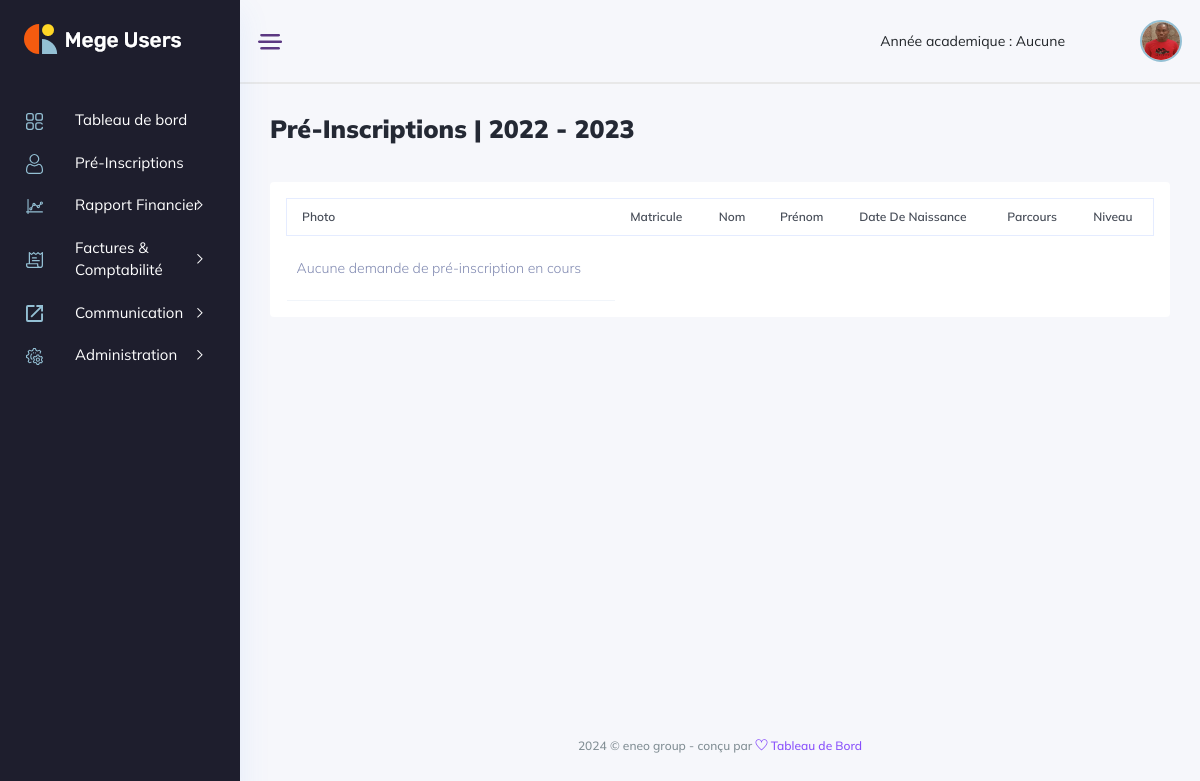
/accountnant-dashboard/gestion_universite/demande-de-préinscription/ (signed in), run on an earlier commit of the app's database.
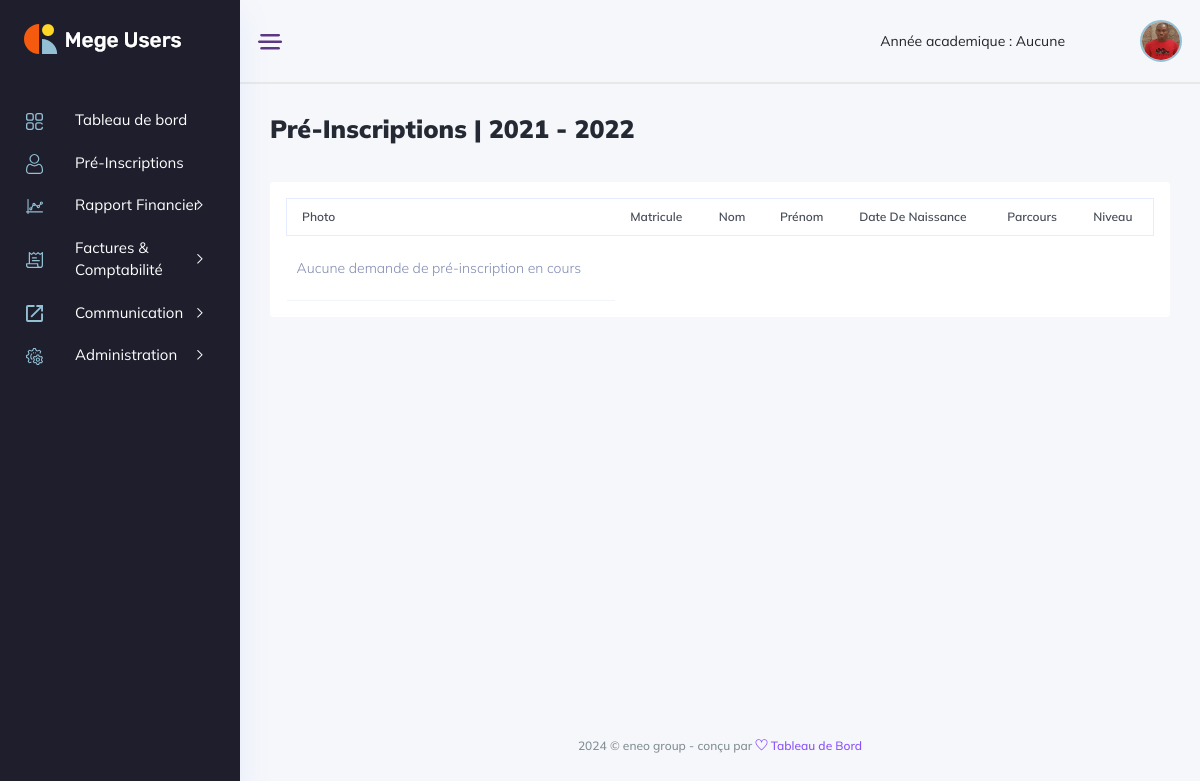
And on a later commit of the database.
### backend/models/gestion_ecole.py (models this page shows, shortened)
class AcademicYear(models.Model):
    label = models.CharField(max_length=50)
    start_date = models.DateField(blank=True, null=True)
    end_date = models.DateField(blank=True, null=True)
    status = models.BooleanField(default=True)
    school = models.ForeignKey(Etablishment, on_delete=models.CASCADE, null=True)
    created_at = models.DateTimeField(auto_now_add=True)
    updated_at = models.DateTimeField(auto_now=True)

### accountant_dashboard/views/home_view.py (called while the page is built)
    def dispatch(self,request, *args, **kwargs):
        if not request.user.is_authenticated:
            return redirect('backend:login')
        if not request.user.is_accountant:
            return redirect('backend:logout')
        try:
            active_year = AcademicYear.objects.get(status=True, school=request.user.school)
        except AcademicYear.DoesNotExist:
            return redirect('accountant_dashboard:no_year')
        return super().dispatch(request, *args, **kwargs)

    def get(self, request, *args, **kwargs):
        try:
            academic_year = AcademicYear.objects.get(status=True, school=request.user.school)
            students = StudentCareer.objects.filter(academic_year=academic_year, is_registered=False).order_by('-created_at')
            context = {'student_careers':students, 'year':academic_year}
            return render(request, template_name=self.template, context=context)
        except AcademicYear.DoesNotExist:
           return render(request, template_name=self.template)

### accountant_dashboard/templates/accountant_dashboard/communication/pre-inscription.html (shortened to what the changed rows need)
{% extends '../base.html' %}
{% load static %}
{% block content %}
<div class="main_content_iner overly_inner ">
    <div class="container-fluid p-0 ">
        <div class="row">
            <div class="col-12">
                <div class="page_title_box d-flex flex-wrap align-items-center justify-content-between">
                    <div class="page_title_left d-flex align-items-center">
                        <h3 class="f_s_25 f_w_700 dark_text mr_30">Pré-Inscriptions | {{year.label}} </h3>
                    </div>
                </div>
            </div>
        </div>
        <div class="row">
            <div class="col-lg-12">
                <div class="card QA_section border-0">
                    <div class="card-body QA_table ">
                        <div class="table-responsive shopping-cart ">
                            <table class="table mb-0">
                                <thead>
                                    <tr>
                                        <th class="border-top-0">Photo</th>
                                        <th class="border-top-0">Matricule</th>
                                        <th class="border-top-0">Nom</th>
                                        <th class="border-top-0">Prénom</th>
                                        <th class="border-top-0">Date de Naissance</th>
                                        <th class="border-top-0">Parcours</th>
                                        <th class="border-top-0">Niveau</th>
                                    </tr>
                                </thead>
                            </table>
                        </div>
                    </div>
                </div>
            </div>
        </div>
    </div>
</div>
{% endblock content %}

What changed in the data, as far as the page shows it:
no longer on this page (row edited): AcademicYear: label "2022 - 2023"
now on this page (row edited): AcademicYear: label "2021 - 2022"
